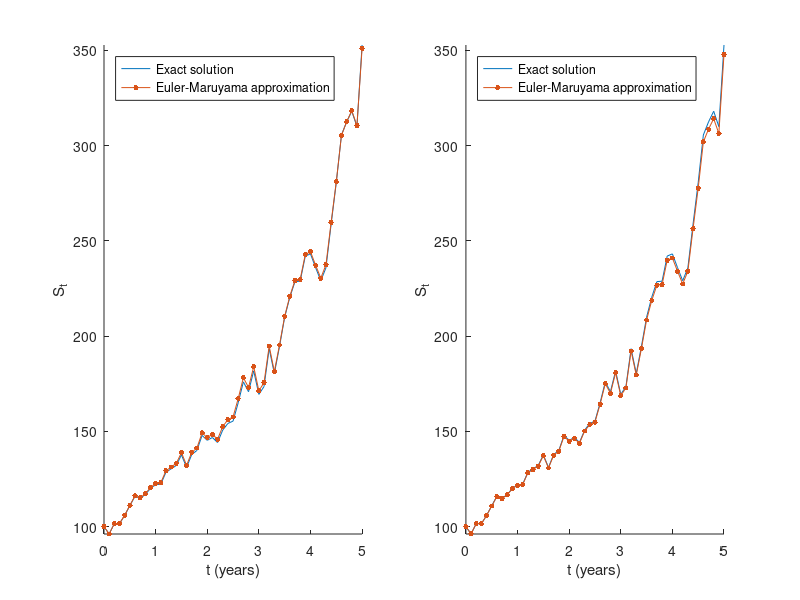

Recreate this plot in MATLAB.
clear 
clc 
rng(0)

mu = 0.2; 
sigma = 0.15; 
S0 = 100; 
t = 0:0.1:5; 
deltat = 0.1; 
Z = randn(length(t)-1, 1); 
%path
S_path =[S0;S0*exp(cumsum((mu-0.5*sigma^2)*deltat+sigma*sqrt(deltat).*Z ))]; 

%approximations 
S_euler = zeros(length(t),1); 
S_euler(1,:) = S0;
S_mils = zeros(length(t),1); 
S_mils(1,:) = S0; 

for idx = 2:length(t)
	S_euler(idx,:) = S_euler(idx-1,:)+mu.*S_euler(idx-1,:).*deltat...
		+sigma.*S_euler(idx-1,:).*sqrt(deltat).*Z(idx-1,:); 
end 

for idx = 2:length(t)
	S_mils(idx,:) = S_mils(idx-1,:)+mu.*S_mils(idx-1,:).*deltat...
		+sigma.*S_mils(idx-1,:).*sqrt(deltat).*Z(idx-1,:)...
		+0.5*sigma^2.*S_mils(idx-1,:).*(Z(idx-1,:)^2 - 1).*deltat; 
end 

%Plotting

figure()
subplot(1,2,1)
hold on 
plot(t,S_path)
plot(t,S_euler','linestyle','-','marker','.','markersize',12)
legend({'Exact solution','Euler-Maruyama approximation'},...
    'Location','northwest','NumColumns',1)
ylabel('S_t')
xlabel('t (years)')
axis tight
hold off 
subplot(1,2,2)
hold on 
plot(t,S_path)
plot(t,S_mils,'linestyle','-','marker','.','markersize',12)
legend({'Exact solution','Euler-Maruyama approximation'},...
    'Location','northwest','NumColumns',1)
ylabel('S_t')
xlabel('t (years)')
axis tight
hold off 
